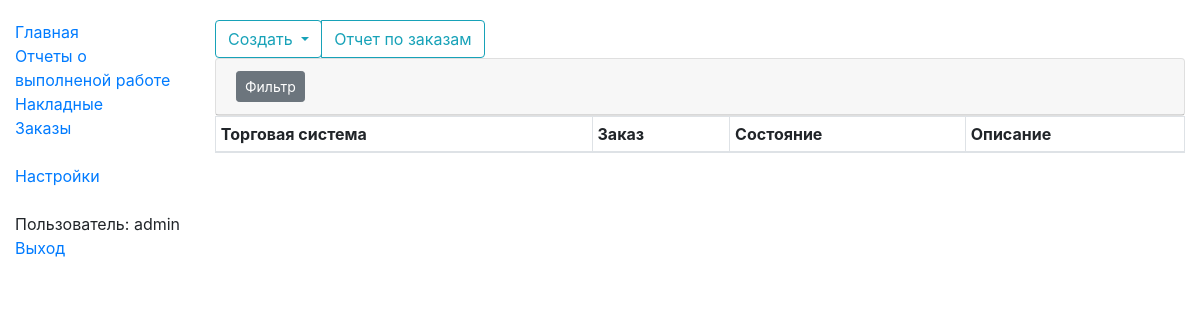
Page /trd/orders/ (signed in) on the earlier database version.
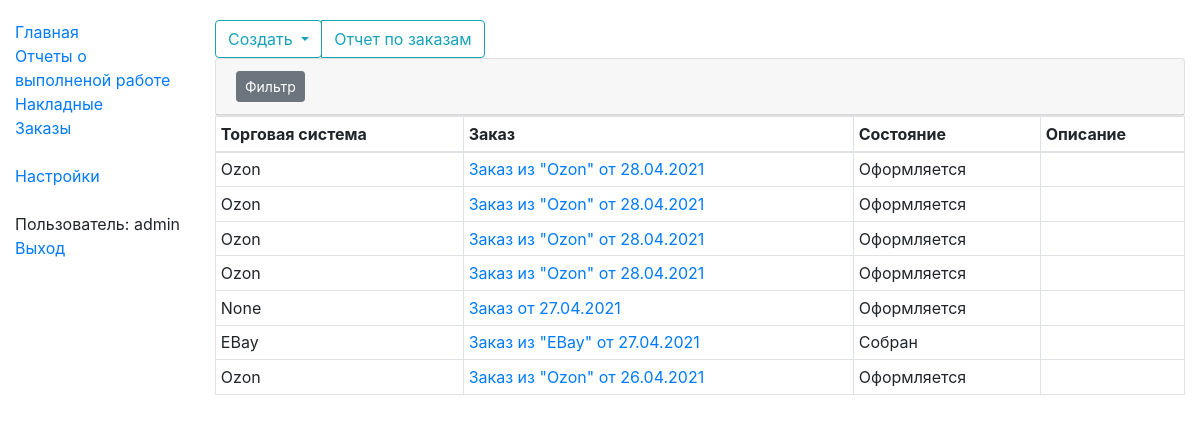
Same page on the later database version.
### trd/order/orderModels.py (models this page shows, shortened)
class TrdOrder(models.Model):
    d_create_date = models.DateTimeField("Дата содания")
    d_reg_date = models.DateTimeField("Дата регистрации", db_index=True)
    id_state = models.ForeignKey('TrdOrderState', on_delete=models.PROTECT, verbose_name="Состояние")
    id_trade_system = models.ForeignKey('TrdTradeSystem', on_delete=models.PROTECT, verbose_name="Торговая система", null=True, blank=True)
    s_desc = models.TextField("Описание", null=True, blank=True)
    id_act_out = models.ForeignKey('stocks.StkAct', on_delete=models.PROTECT, null=True, blank=True,
                                   verbose_name="Расходная накладная")
    s_reg_num = models.CharField("Номер", null=True, blank=True, max_length=256)
    s_receiver = models.CharField("Получатель", null=True, blank=True, max_length=512)
    s_address = models.CharField("Адрес", null=True, blank=True, max_length=4000)
    s_track_num = models.CharField("Трек-номер", null=True, blank=True, max_length=256)
    id_delivery_service = models.ForeignKey('TrdDeliveryService', on_delete=models.PROTECT, null=True, blank=True,
                                            verbose_name="Служба доставки")
    class Meta:
        ordering = ["d_reg_date"]
        verbose_name = "Заказ"
        verbose_name_plural = "Заказы"
    def get_absolute_url(self):
        return reverse('trd_order-detail', args=[str(self.id)])
    def get_head_line(self):
        if self.id_trade_system is not None:
            trade_system = " из \"" + str(self.id_trade_system.s_caption) + "\""
        else:
            trade_system = ""
        if self.s_reg_num is not None:
            reg_num = " № " + str(self.s_reg_num)
        else:
            reg_num = ""
        return "Заказ" + reg_num + trade_system + " от " +  localtime(self.d_reg_date).strftime('%d.%m.%Y')
    def get_level_by_state(self):
        if self.id_state is None:
            return None
        else:
            current_date = timezone.now().date()
            order_date = self.d_reg_date.date()
            diff = abs((current_date - order_date).days)
            for level in TrdOrderStatePriorityLevel.objects.filter(id_order_state=self.id_state).filter(id_trade_system=self.id_trade_system):
                if (level.n_from is None or level.n_from <= diff) and (level.n_to is None or level.n_to >= diff):
                    return level

class TrdOrderState(CorState):
    class Meta:
        verbose_name = "Состояние заказа"
        verbose_name_plural = "Состояния заказа"

### trd/models.py (models this page shows)
class TrdTradeSystem(models.Model):
    s_caption = models.CharField("Наименование", max_length=256)
    class Meta:
        verbose_name = "Торговая система"
        verbose_name_plural = "Торговые системы"
        ordering = ["s_caption"]
    def __str__(self):
        return self.s_caption

### trd/order/order_views.py (the view)
# urls.py: path('orders/', order_views.TrdOrderListView.as_view(), name='trd_orders'),
class TrdOrderListView(LoginRequiredMixin, generic.ListView):
    model = TrdOrder
    template_name = 'trd/order/trd_order_list.html'
    paginate_by = 100
    def __get_flt_d_date_from(self):
        str_value = self.request.GET.get('flt_d_date_from')
        if str_value is not None and not str_value == '':
            return datetime.datetime.strptime(str_value, "%d.%m.%Y").date()
        else:
            return None
    def __get_flt_d_date_to(self):
        str_value = self.request.GET.get('flt_d_date_to')
        if str_value is not None and not str_value == '':
            return datetime.datetime.strptime(str_value, "%d.%m.%Y").date()
        else:
            return None
    def __get_flt_id_trade_system(self):
        str_value = self.request.GET.get('flt_id_trade_system')
        if str_value is not None and not str_value == '':
            return int(str_value)
        else:
            return None
    def get_queryset(self):
        query_set = TrdOrder.objects
        d_date_from = self.__get_flt_d_date_from()
        d_date_to = self.__get_flt_d_date_to()
        id_trade_system = self.__get_flt_id_trade_system()
        if d_date_from is not None:
            query_set = query_set.filter(d_reg_date__gte=d_date_from)
        if d_date_to is not None:
            query_set = query_set.filter(d_reg_date__lte=d_date_to)
        if id_trade_system is not None:
            query_set = query_set.filter(id_trade_system_id=id_trade_system)
        return query_set.order_by("-d_reg_date")
    def get_context_data(self, **kwargs):
        context = super().get_context_data(**kwargs)
        context['trade_system_list'] = TrdTradeSystem.objects.all()
        d_date_from = self.__get_flt_d_date_from()
        d_date_to = self.__get_flt_d_date_to()
        id_trade_system = self.__get_flt_id_trade_system()
        context['has_filter'] = d_date_from is not None or d_date_to is not None or id_trade_system is not None
        context['filter_form'] = TrdOrderListFilterForm(
            initial={
                'flt_d_date_from': d_date_from,
                'flt_d_date_to': d_date_to,
                'flt_id_trade_system': id_trade_system
            }
        )
        return context

### cor/state/stateModels.py (called while the page is built)
    def __str__(self):
        return self.s_caption

### templates/trd/order/trd_order_list.html (shortened to what this page needs)
{% extends "base_generic_content.html" %}
{% load bootstrap4 %}
{% block content %}
    <div class="btn-group" role="group" aria-label="Панель инструментов">
        <div class="btn-group" role="group">
            <button id="btnGroupCreate" type="button" class="btn dropdown-toggle btn-outline-info" data-toggle="dropdown" aria-haspopup="true" aria-expanded="false">
                Создать
            </button>
            <a class="btn btn-outline-info" href="{% url "trd_order_report" %}" role="button">Отчет по заказам</a>
        </div>
    </div>
    <div id="accordion">
        <div class="card">
            <div class="card-header" id="headingFilter">
                <button class="btn btn-secondary btn-sm" data-toggle="collapse" data-target="#collapseFilter" aria-expanded="{% if has_filter %}true{% else %}false{% endif %}" aria-controls="collapseFilter">
                  Фильтр
                </button>
            </div>
        </div>
    </div>
    <table class="table table-hover table-bordered table-sm">
        <thead>
            <tr>
                <th>Торговая система</th>
                <th>Заказ</th>
                <th>Состояние</th>
                <th>Описание</th>
            </tr>
        </thead>
        <tbody>
        {% if object_list %}
            {% for object in object_list %}
                <tr class="grid-row" data-id="{{ object.id }}" {% if object.get_level_by_state is not None %} style = "background-color: {{ object.get_level_by_state.get_color }};" {% endif %}>
                    <td>{{ object.id_trade_system}}</td>
                    <td><a href="{{ object.get_absolute_url }}">{{ object.get_head_line }}</a></td>
                    <td> {{ object.id_state}}</td>
                    <td>{% if object.s_desc is not None %}{{ object.s_desc}}{% endif %}</td>
                </tr>
            {% endfor %}
        {% endif %}
        </tbody>
    </table>
{% endblock %}

Differences in the rows shown:
added TrdOrder: id_trade_system "Ozon", get_head_line "Заказ из \"Ozon\" от 28.04.2021", id_state "Оформляется"
added TrdOrder: id_trade_system "Ozon", get_head_line "Заказ из \"Ozon\" от 28.04.2021", id_state "Оформляется"
added TrdOrder: id_trade_system "Ozon", get_head_line "Заказ из \"Ozon\" от 28.04.2021", id_state "Оформляется"
added TrdOrder: id_trade_system "Ozon", get_head_line "Заказ из \"Ozon\" от 28.04.2021", id_state "Оформляется"
added TrdOrder: id_trade_system "None", get_head_line "Заказ от 27.04.2021", id_state "Оформляется"
added TrdOrder: id_trade_system "EBay", get_head_line "Заказ из \"EBay\" от 27.04.2021", id_state "Собран"
added TrdOrder: id_trade_system "Ozon", get_head_line "Заказ из \"Ozon\" от 26.04.2021", id_state "Оформляется"
